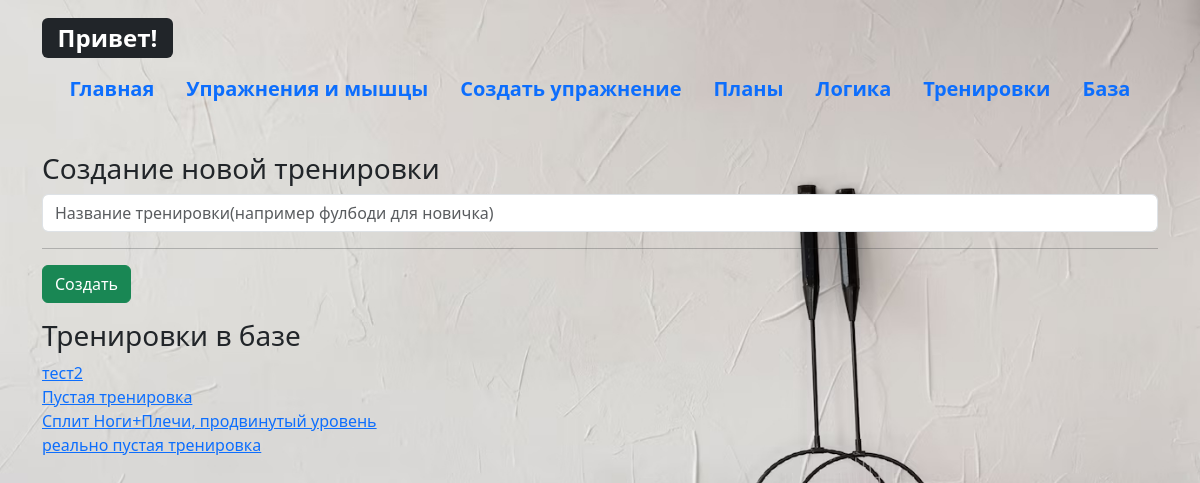
The app's page /new_train, older data.
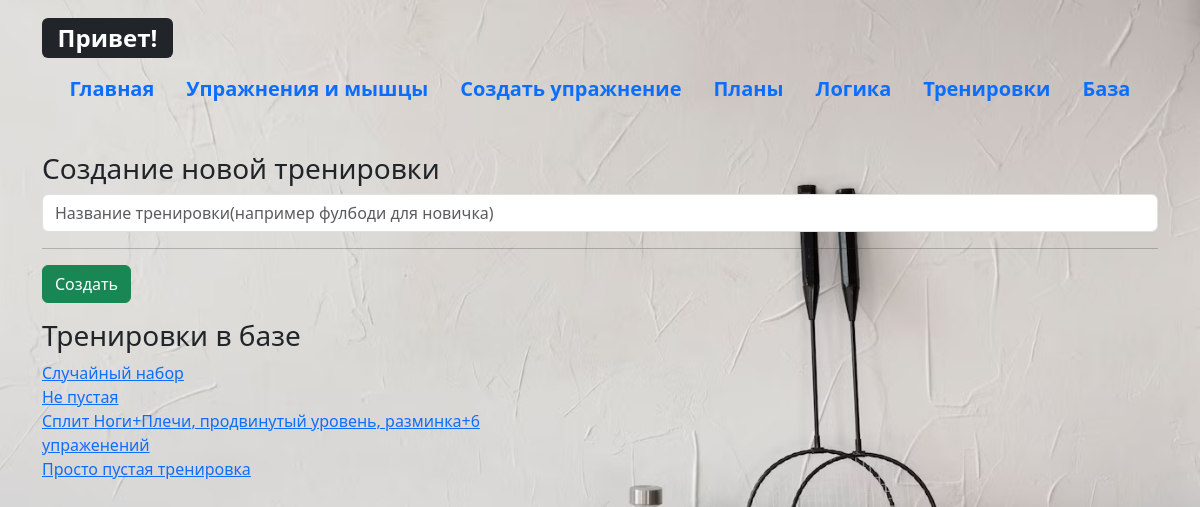
The same page, newer data.
### _models.py (models this page shows, shortened)
class Training(db.Model):
    __tablename__ = 'trainings'
    training_id = db.Column(db.Integer, primary_key=True)
    name = db.Column(db.String(50), nullable=False)
    assigned = db.Column(db.Boolean, default=False)
    completed = db.Column(db.Boolean, default=False)
    date_created = db.Column(db.DateTime, nullable=False, default=datetime.utcnow())
    date_complited = db.Column(db.DateTime)
    exercises = relationship('Exercise', secondary='training_exercises', overlaps="trainings")

### main.py (the view, shortened to what this page needs)
@app.route("/new_train", methods=['POST', 'GET'])
def new_train():
    trains_list = Training.query.all()
    return render_template('new_train.html', trains_list=trains_list)

### templates/new_train.html (shortened to what this page needs)
{% extends 'base.html' %}
{% block body %}
<h3>Создание новой тренировки</h3>
                <form method="post">
                    <input type="text" name="train_name" id="train_name" class="form-control mb-2" required value="{{train_name}}" placeholder="Название тренировки(например фулбоди для новичка)">
                    <hr>
                    <input type="submit" class="btn btn-success" value="Создать">
                </form>
<div class="row mb-3 mt-3">
    <h3>Тренировки в базе</h3>
    {% for train in trains_list %}
    <div class="col-6">
        <a href="/edit_train/{{train.training_id}}">{{train.name}}</a>
    </div>
    <div class="col-6">
    </div>
    {% endfor %}
</div>
{% endblock %}

### templates/base.html (shortened to what this page needs)
<!doctype html>
<html lang="ru">
<head>
    <link rel="stylesheet" href="{{ url_for('static', filename='css/bootstrap.min.css' )}}">
    <link rel="stylesheet" href="{{ url_for('static', filename='css/main.css' )}}">
</head>
<body>
    <div class="container">
        <header class="d-flex flex-wrap justify-content-center py-3 mb-4 fs-5 fw-semibold" >
            <a href="/" class="d-flex align-items-center mb-3 mb-md-0 me-md-auto link-body-emphasis text-decoration-none">
                <h2><span class="badge text-bg-dark">Привет!</span></h2>
            </a>
            <ul class="nav nav-pills">
                <li class="nav-item"><a href="/" class="nav-link">Главная</a></li>
                <li class="nav-item"><a href="/list" class="nav-link">Упражнения и мышцы</a></li>
                <li class="nav-item"><a href="/create_exercises" class="nav-link">Создать упражнение</a></li>
                <li class="nav-item"><a href="/plan_create" class="nav-link">Планы</a></li>
                <li class="nav-item"><a href="/logic" class="nav-link">Логика</a></li>
                <li class="nav-item"><a href="/new_train" class="nav-link">Тренировки</a></li>
                <li class="nav-item"><a href="/migration" class="nav-link">База</a></li>
            </ul>
        </header>
    </div>
    <div class="container">
        {% block body %}{% endblock %}
    </div>
</body>
</html>

### static/css/main.css (style rules this page uses)
body { background-image: url('../imgs/background.jpg'); background-size: cover; background-repeat: no-repeat; background-attachment: fixed; }

Row changes from the older to the newer data that the page shows:
changed Training: name "тест2" → "Случайный набор"
changed Training: name "Пустая тренировка" → "Не пустая"
changed Training: name "Сплит Ноги+Плечи, продвинутый уровень" → "Сплит Ноги+Плечи, продвинутый уровень, разминка+6 упраженений"
changed Training: name "реально пустая тренировка" → "Просто пустая тренировка"
